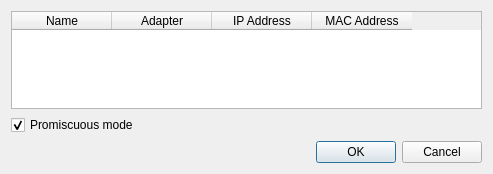
<?xml version="1.0" encoding="UTF-8"?>
<ui version="4.0">
 <class>Dialog</class>
 <widget class="QDialog" name="Dialog">
  <property name="geometry">
   <rect>
    <x>0</x>
    <y>0</y>
    <width>493</width>
    <height>174</height>
   </rect>
  </property>
  <property name="windowTitle">
   <string>Dialog</string>
  </property>
  <layout class="QGridLayout" name="gridLayout">
   <item row="0" column="0">
    <layout class="QVBoxLayout" name="verticalLayout_2">
     <item>
      <layout class="QVBoxLayout" name="verticalLayout">
       <item>
        <widget class="QTableWidget" name="tableWidget">
         <property name="editTriggers">
          <set>QAbstractItemView::NoEditTriggers</set>
         </property>
         <property name="tabKeyNavigation">
          <bool>true</bool>
         </property>
         <property name="alternatingRowColors">
          <bool>true</bool>
         </property>
         <property name="selectionMode">
          <enum>QAbstractItemView::SingleSelection</enum>
         </property>
         <property name="selectionBehavior">
          <enum>QAbstractItemView::SelectRows</enum>
         </property>
         <property name="showGrid">
          <bool>false</bool>
         </property>
         <property name="gridStyle">
          <enum>Qt::NoPen</enum>
         </property>
         <property name="wordWrap">
          <bool>false</bool>
         </property>
         <property name="rowCount">
          <number>1</number>
         </property>
         <attribute name="verticalHeaderVisible">
          <bool>false</bool>
         </attribute>
         <row/>
         <column>
          <property name="text">
           <string>Name</string>
          </property>
         </column>
         <column>
          <property name="text">
           <string>Adapter</string>
          </property>
         </column>
         <column>
          <property name="text">
           <string>IP Address</string>
          </property>
         </column>
         <column>
          <property name="text">
           <string>MAC Address</string>
          </property>
         </column>
        </widget>
       </item>
       <item>
        <widget class="QCheckBox" name="checkPromisc">
         <property name="text">
          <string>Promiscuous mode</string>
         </property>
         <property name="checked">
          <bool>true</bool>
         </property>
        </widget>
       </item>
      </layout>
     </item>
     <item>
      <widget class="QDialogButtonBox" name="buttonBox">
       <property name="orientation">
        <enum>Qt::Horizontal</enum>
       </property>
       <property name="standardButtons">
        <set>QDialogButtonBox::Cancel|QDialogButtonBox::Ok</set>
       </property>
      </widget>
     </item>
    </layout>
   </item>
  </layout>
 </widget>
 <resources/>
 <connections>
  <connection>
   <sender>buttonBox</sender>
   <signal>accepted()</signal>
   <receiver>Dialog</receiver>
   <slot>accept()</slot>
   <hints>
    <hint type="sourcelabel">
     <x>248</x>
     <y>254</y>
    </hint>
    <hint type="destinationlabel">
     <x>157</x>
     <y>274</y>
    </hint>
   </hints>
  </connection>
  <connection>
   <sender>buttonBox</sender>
   <signal>rejected()</signal>
   <receiver>Dialog</receiver>
   <slot>reject()</slot>
   <hints>
    <hint type="sourcelabel">
     <x>316</x>
     <y>260</y>
    </hint>
    <hint type="destinationlabel">
     <x>286</x>
     <y>274</y>
    </hint>
   </hints>
  </connection>
 </connections>
</ui>
